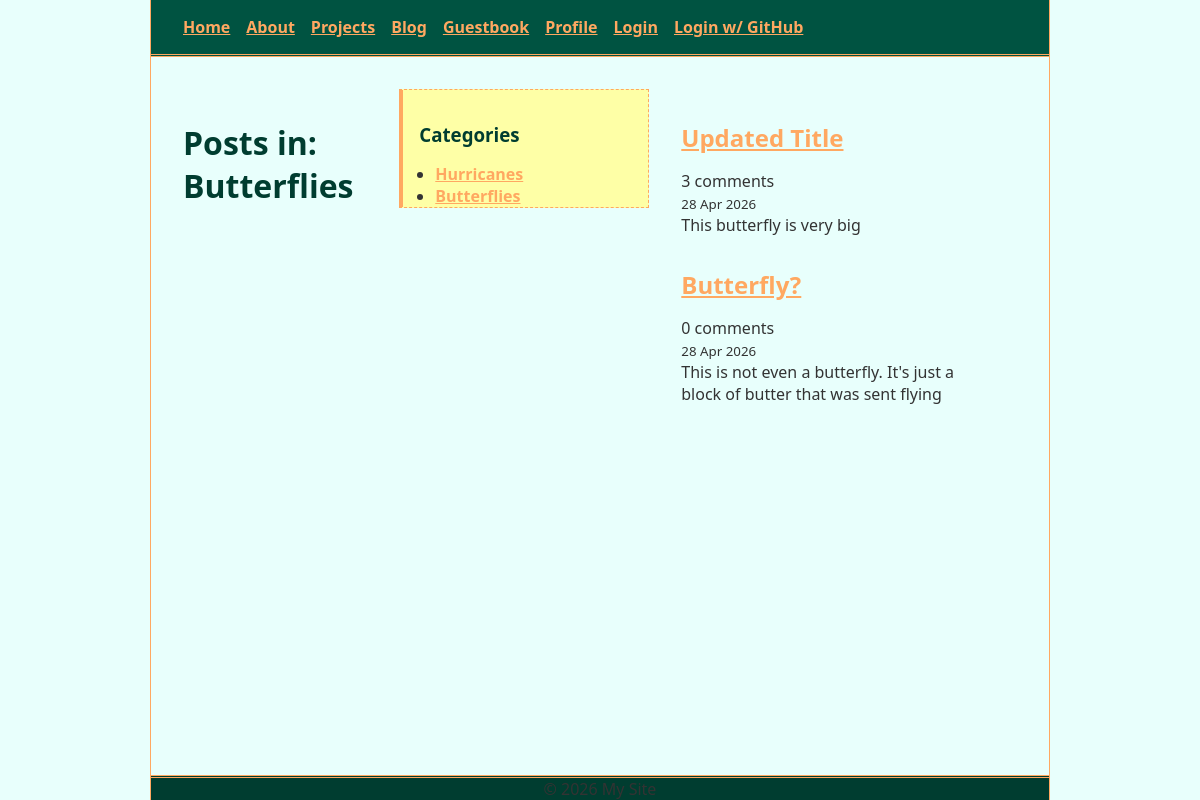
The page /blog/category/butterflies/ on the database its author committed.
### blog/models.py (models this page shows, shortened)
class Category(models.Model):
    name = models.CharField(max_length=100)
    slug = models.SlugField(unique=True)

class Post(models.Model):
    title    = models.CharField(max_length=200)
    slug     = models.SlugField(unique=True)
    body     = models.TextField()
    pub_date = models.DateTimeField(auto_now_add=True)
    category = models.ForeignKey(Category, on_delete=models.SET_NULL, null=True, blank=True, related_name="posts")
    view_count = models.PositiveIntegerField(default=0)
    class Meta:
        ordering = ["-pub_date"]   # newest first

### blog/views.py (the view)
# urls.py: path("category/<slug:slug>/", views.category_posts, name="category-posts"),
def category_posts(request, slug):
    category = get_object_or_404(Category, slug=slug)
    posts = (Post.objects.filter(category=category)
                    .annotate(comment_count=Count("comments")))
    return render(request, "blog/post-list.html", {
        "posts": posts,
        "categories": Category.objects.all(),
        "active_category": category,
    })

### blog/templates/blog/post-list.html (shortened to what this page needs)
{% extends "pages/base.html" %}
{% block content %}
<h1>
    {% if active_category %}Posts in: {{ active_category.name }}
    {% else %}All Posts{% endif %}
</h1>
<aside>
    <h3>Categories</h3>
    <ul>
        {% for cat in categories %}
        <li><a href="{% url 'blog:category-posts' cat.slug %}">{{ cat.name }}</a></li>
        {% endfor %}
    </ul>
</aside>
<section>
    {% for post in posts %}
    <article>
        <h2><a href="{% url 'blog:post-detail' post.slug %}">{{ post.title }}</a></h2>
        <p>{{ post.comment_count }} comment{{ post.comment_count|pluralize }}</p>
        <small>{{ post.pub_date|date:"d M Y" }}</small>
        <p>{{ post.body|truncatewords:30 }}</p>
    </article>
    {% empty %}
    <p>No posts yet.</p>
    {% endfor %}
</section>
{% endblock %}

### pages/static/pages/style.css (style rules this page uses)
*, *::before, *::after { box-sizing: border-box; margin: 0; padding: 0; }
:root { --primary-color: #ffa861; --dark-orange: #713300; --dark-color: #003d30; --text-color: #333; --bg-color: #e8fffc; --bg-color-header: #005341; --bg-color-footer: #003d30; --text-color-inverted: #c3f0e6; --bg-color-light: #feffa6; --font-main: 'Segoe UI', system-ui, sans-serif; --spacing-md: 1rem; --spacing-lg: 2rem; }
body { max-width: 900px; min-height: 100vh; margin: 0 auto; color: var(--text-color); background-color: var(--bg-color); font-family: var(--font-main); font-size: 16px; border-left: 1px solid var(--primary-color); border-right: 1px solid var(--primary-color); }
h1, h2, h3 { color: var(--dark-color); margin-bottom: var(--spacing-md); margin-top: var(--spacing-lg); }
a { color: var(--primary-color); font-weight: 700; }
article { margin-right: 2rem; }
aside { border: 1px dashed var(--primary-color); border-left: 4px solid var(--primary-color); padding-left: 1rem; background-color: var(--bg-color-light); }
ul { margin-left: 1rem; }
body { display: flex; flex-direction: column; justify-content: flex-start; }
article { flex: 1; }
aside { flex: 0 0 250px; }

### rows shown on the page
Category: name "Butterflies"
Category: name "Hurricanes"
Post: title "Updated Title", comment_count "3", pub_date "28 Apr 2026", body "This butterfly is very big"
Post: title "Butterfly?", comment_count "0", pub_date "28 Apr 2026", body "This is not even a butterfly. It's just a block of butter that was sent flying"
